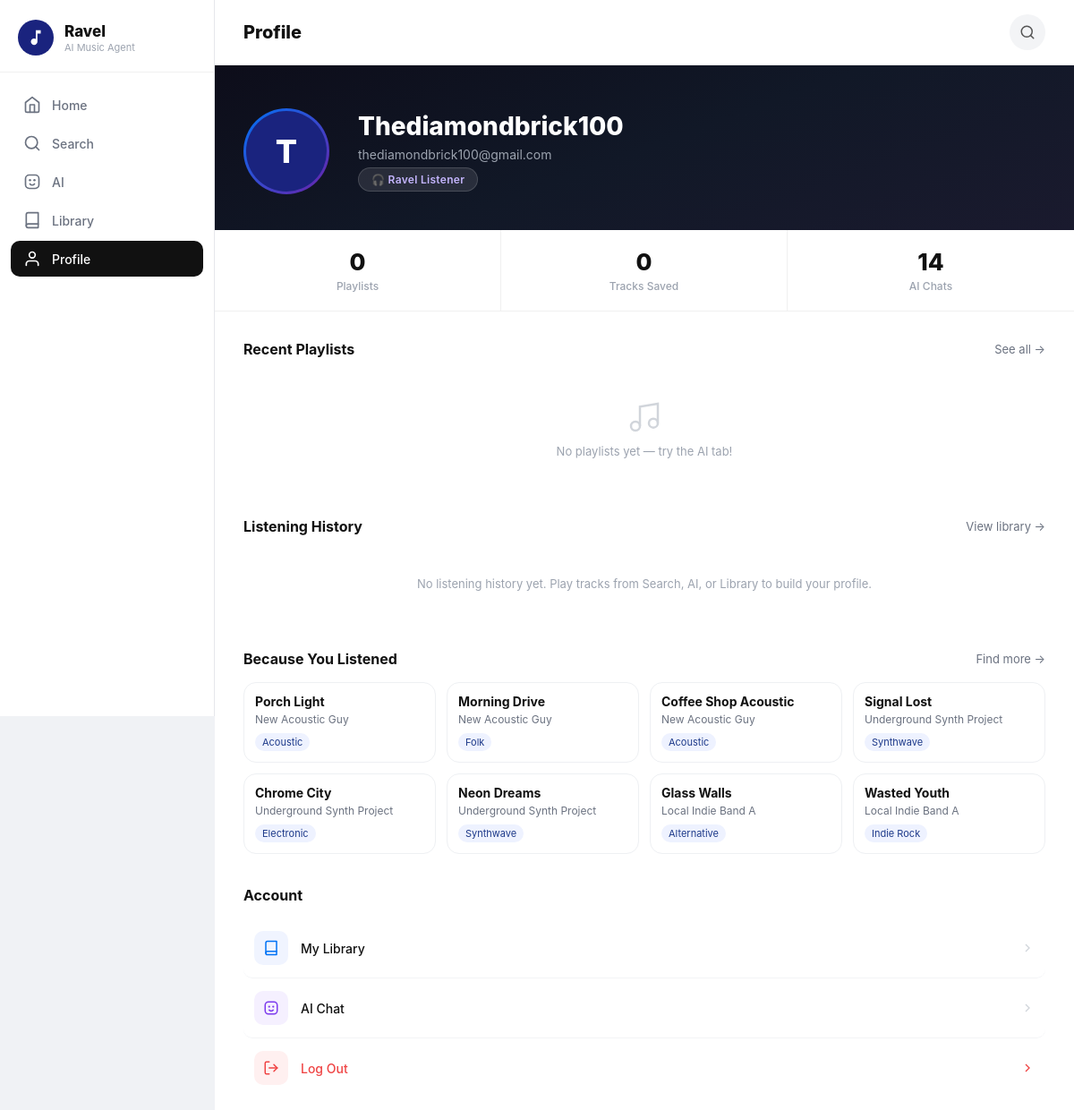
The app's page /profile (signed in), older data.
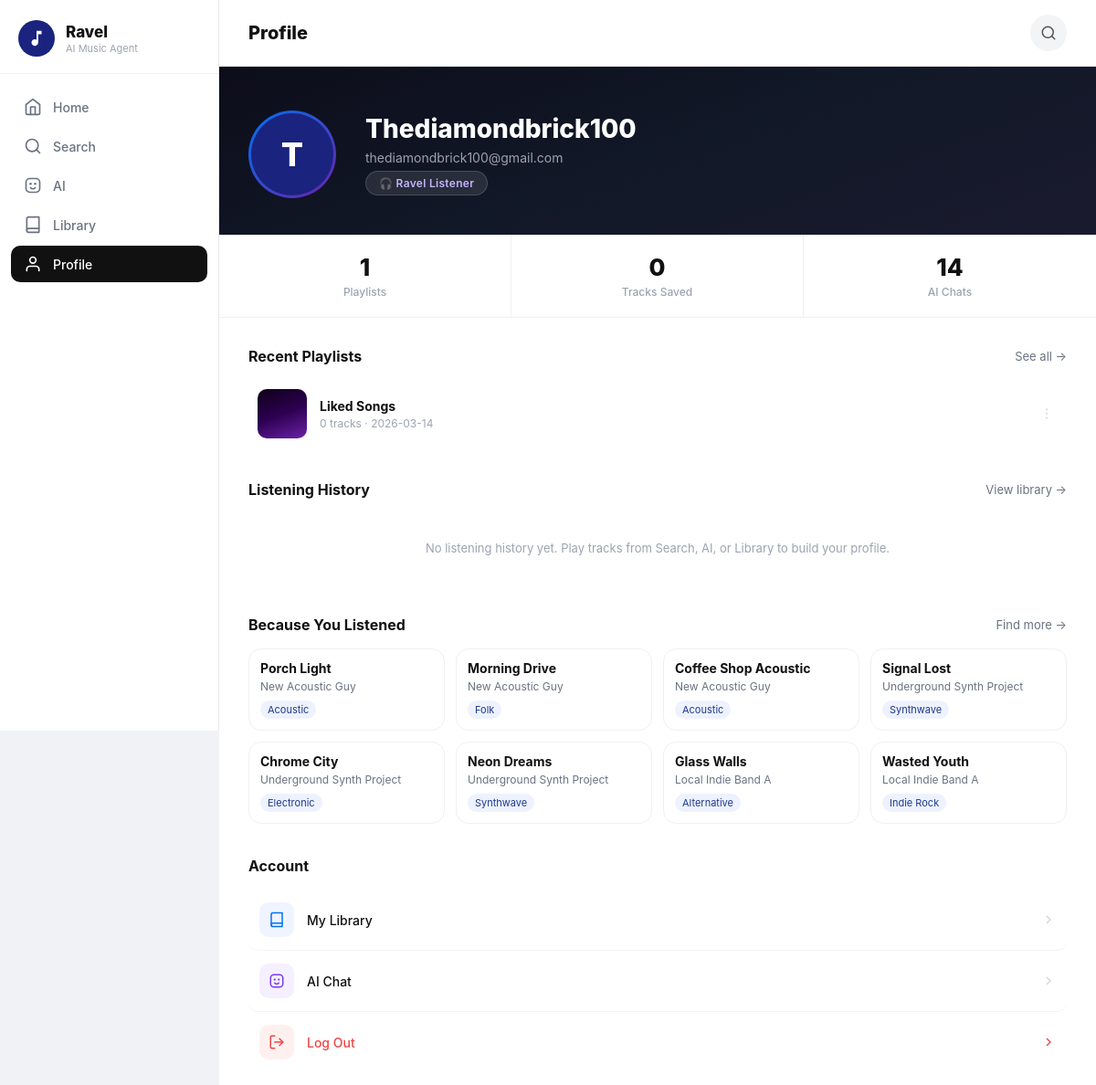
The same page, newer data.
### tables this page shows
CREATE TABLE User (
        UserID INTEGER PRIMARY KEY AUTOINCREMENT,
        Email TEXT UNIQUE NOT NULL,
        Password TEXT NOT NULL,
        UserType TEXT
    );

CREATE TABLE Track (
        TrackID INTEGER PRIMARY KEY AUTOINCREMENT,
        ArtistID INTEGER,
        Title TEXT NOT NULL,
        Genre TEXT,
        PlayCount INTEGER,
        FOREIGN KEY (ArtistID) REFERENCES Artist(ArtistID)
    );

CREATE TABLE Artist (
        ArtistID INTEGER PRIMARY KEY AUTOINCREMENT,
        Name TEXT NOT NULL,
        StreamCount INTEGER,
        IsUnderrepresented BOOLEAN
    );

CREATE TABLE Playlist (
        PlaylistID INTEGER PRIMARY KEY AUTOINCREMENT,
        UserID INTEGER,
        GeneratedTitle TEXT,
        DateCreated DATETIME DEFAULT CURRENT_TIMESTAMP,
        FOREIGN KEY (UserID) REFERENCES User(UserID)
    );

### app.py (the view, shortened to what this page needs)
@app.route('/profile')
def profile():
    if 'user_id' not in session:
        return redirect(url_for('login'))
    conn = get_db_connection()
    user = conn.execute('SELECT * FROM User WHERE UserID = ?', (session['user_id'],)).fetchone()
    playlists_data = conn.execute(
        'SELECT * FROM Playlist WHERE UserID = ? ORDER BY DateCreated DESC',
        (session['user_id'],)
    ).fetchall()
    ai_count = conn.execute(
        'SELECT COUNT(*) as cnt FROM AI_Interaction WHERE UserID = ?',
        (session['user_id'],)
    ).fetchone()['cnt']
    recent_listens_rows = conn.execute('''
        SELECT Track.TrackID as track_id, Track.Title as title, Track.Genre as genre,
               Artist.Name as artist, ListenHistory.ListenedAt as listened_at
        FROM ListenHistory
        JOIN Track ON ListenHistory.TrackID = Track.TrackID
        JOIN Artist ON Track.ArtistID = Artist.ArtistID
        WHERE ListenHistory.UserID = ?
        ORDER BY ListenHistory.ListenedAt DESC
        LIMIT 12
    ''', (session['user_id'],)).fetchall()
    top_genres_rows = conn.execute('''
        SELECT Genre, COUNT(*) as cnt
        FROM ListenHistory
        WHERE UserID = ? AND Genre != ''
        GROUP BY Genre
        ORDER BY cnt DESC
        LIMIT 3
    ''', (session['user_id'],)).fetchall()
    top_genres = [r['Genre'] for r in top_genres_rows]
    suggestions_rows = []
    if not suggestions_rows:
        suggestions_rows = conn.execute('''
            SELECT Track.TrackID as track_id, Track.Title as title, Track.Genre as genre,
                   Artist.Name as artist, Artist.IsUnderrepresented as underrep,
                   Artist.StreamCount as stream_count
            FROM Track
            JOIN Artist ON Track.ArtistID = Artist.ArtistID
            ORDER BY Artist.IsUnderrepresented DESC, Artist.StreamCount ASC, Track.PlayCount ASC
            LIMIT 8
        ''').fetchall()
    playlists = []
    total_tracks = 0
    for p in playlists_data:
        tracks = conn.execute('''
            SELECT Track.Title, Artist.Name
            FROM Contains
            JOIN Track ON Contains.TrackID = Track.TrackID
            JOIN Artist ON Track.ArtistID = Artist.ArtistID
            WHERE Contains.PlaylistID = ?
        ''', (p['PlaylistID'],)).fetchall()
        total_tracks += len(tracks)
        playlists.append({
            'title': p['GeneratedTitle'],
            'date': p['DateCreated'][:10] if p['DateCreated'] else '',
            'track_count': len(tracks)
        })
    notifications = build_user_notifications(conn, session['user_id'])
    conn.close()
    username = user['Email'].split('@')[0].capitalize() if user else 'User'
    email = user['Email'] if user else ''
    user_type = user['UserType'] if user else 'Listener'
    return render_template('profile.html',
        username=username,
        email=email,
        playlist_count=len(playlists),
        total_tracks=total_tracks,
        ai_count=ai_count,
        playlists=playlists,
        user_type=user_type,
        recent_listens=[dict(r) for r in recent_listens_rows],
        suggestions=[dict(r) for r in suggestions_rows],
        top_genres=top_genres,
        notifications=notifications
    )

### app.py (called while the page is built)
def get_db_connection():
    conn = sqlite3.connect('ravel_database.db')
    conn.row_factory = sqlite3.Row
    return conn

def build_user_notifications(conn, user_id):
    rows = conn.execute('''
        SELECT NotificationID, Message, IsRead, CreatedAt
        FROM Notification
        WHERE UserID = ?
        ORDER BY CreatedAt DESC, NotificationID DESC
        LIMIT 5
    ''', (user_id,)).fetchall()
    return [
        {
            'id': row['NotificationID'],
            'text': row['Message'],
            'time': _fmt_relative_time(row['CreatedAt']),
            'read': bool(row['IsRead'])
        }
        for row in rows
    ]

### templates/profile.html (shortened to what this page needs)
﻿<!DOCTYPE html>
<html lang="en">
<head>
</head>
<body>
<div class="sidebar">
    <div class="sidebar-logo">
        <div class="logo-circle">
            <svg width="22" height="22" viewBox="0 0 24 24" fill="white"><path d="M12 3v10.55c-.59-.34-1.27-.55-2-.55-2.21 0-4 1.79-4 4s1.79 4 4 4 4-1.79 4-4V7h4V3h-6z"/></svg>
        </div>
        <div class="sidebar-brand"><h2>Ravel</h2><p>AI Music Agent</p></div>
    </div>
    <nav class="sidebar-nav">
        <a href="/dashboard" class="nav-link">
            <svg viewBox="0 0 24 24" fill="none" stroke="currentColor" stroke-width="2" stroke-linecap="round" stroke-linejoin="round"><path d="M3 9l9-7 9 7v11a2 2 0 0 1-2 2H5a2 2 0 0 1-2-2z"/><polyline points="9 22 9 12 15 12 15 22"/></svg>Home
        </a>
        <a href="/search" class="nav-link">
            <svg viewBox="0 0 24 24" fill="none" stroke="currentColor" stroke-width="2" stroke-linecap="round" stroke-linejoin="round"><circle cx="11" cy="11" r="8"/><line x1="21" y1="21" x2="16.65" y2="16.65"/></svg>Search
        </a>
        <a href="/ai" class="nav-link">
            AI
        </a>
        <a href="/library" class="nav-link">
            <svg viewBox="0 0 24 24" fill="none" stroke="currentColor" stroke-width="2" stroke-linecap="round" stroke-linejoin="round"><path d="M4 19.5A2.5 2.5 0 0 1 6.5 17H20"/><path d="M6.5 2H20v20H6.5A2.5 2.5 0 0 1 4 19.5v-15A2.5 2.5 0 0 1 6.5 2z"/></svg>Library
        </a>
        <a href="/profile" class="nav-link active">
            <svg viewBox="0 0 24 24" fill="none" stroke="currentColor" stroke-width="2" stroke-linecap="round" stroke-linejoin="round"><path d="M20 21v-2a4 4 0 0 0-4-4H8a4 4 0 0 0-4 4v2"/><circle cx="12" cy="7" r="4"/></svg>Profile
        </a>
    </nav>
</div>
<div class="main-content">
    <div class="top-bar">
        <span class="top-bar-title">Profile</span>
        <div class="top-bar-right">
            <button class="icon-btn" onclick="window.location.href='/search'" aria-label="Search">
                <svg width="18" height="18" viewBox="0 0 24 24" fill="none" stroke="#555" stroke-width="2" stroke-linecap="round" stroke-linejoin="round"><circle cx="11" cy="11" r="8"/><line x1="21" y1="21" x2="16.65" y2="16.65"/></svg>
            </button>
        </div>
    </div>
    <div class="hero">
        <div class="avatar-ring">
            <div class="avatar-inner">{{ username[0] | upper }}</div>
        </div>
        <div class="hero-info">
            <div class="hero-name">{{ username }}</div>
            <div class="hero-email">{{ email }}</div>
            <div class="hero-badge">{% if user_type == 'Musician' %}🎸 Musician{% else %}🎧 Ravel Listener{% endif %}</div>
        </div>
    </div>
    <div class="stats-row">
        <div class="stat-cell"><span class="stat-value">{{ playlist_count }}</span><span class="stat-label">Playlists</span></div>
        <div class="stat-cell"><span class="stat-value">{{ total_tracks }}</span><span class="stat-label">Tracks Saved</span></div>
        <div class="stat-cell"><span class="stat-value">{{ ai_count }}</span><span class="stat-label">AI Chats</span></div>
    </div>
    <div class="content-area">
        <div class="section">
            <div class="section-header">
                <span class="section-title">Recent Playlists</span>
                <a class="see-all" href="/library">See all &rarr;</a>
            </div>
            {% if playlists %}
            <div class="playlist-list">
                {% for pl in playlists[:4] %}
                <div class="playlist-row" onclick="window.location.href='/library'">
                    <div class="pl-thumb" style="background:linear-gradient(160deg,
                        {% if loop.index % 5 == 1 %}#0d0019 0%,#2d0050 50%,#6b21a8 100%
                        {% elif loop.index % 5 == 2 %}#0c1a2e 0%,#1e3a5f 50%,#4a8fc1 100%
                        {% elif loop.index % 5 == 3 %}#1a1810 0%,#2e2416 50%,#3a2e1c 100%
                        {% elif loop.index % 5 == 4 %}#0f0f0f 0%,#1c1c1c 50%,#2a2219 100%
                        {% else %}#1a1a2e 0%,#16213e 50%,#0f3460 100%{% endif %});"></div>
                    <div class="pl-info">
                        <div class="pl-title">{{ pl.title }}</div>
                        <div class="pl-meta">{{ pl.track_count }} tracks &middot; {{ pl.date }}</div>
                    </div>
                    <button class="pl-more" aria-label="More">
                        <svg width="16" height="16" viewBox="0 0 24 24" fill="currentColor"><circle cx="12" cy="5" r="1.5"/><circle cx="12" cy="12" r="1.5"/><circle cx="12" cy="19" r="1.5"/></svg>
                    </button>
                </div>
                {% endfor %}
            </div>
            {% else %}
            <div class="empty-playlists">
                <svg width="40" height="40" viewBox="0 0 24 24" fill="none" stroke="#d1d5db" stroke-width="1.5" style="display:block;margin:0 auto 10px;"><path d="M9 18V5l12-2v13"/><circle cx="6" cy="18" r="3"/><circle cx="18" cy="16" r="3"/></svg>
                No playlists yet &mdash; try the AI tab!
            </div>
            {% endif %}
        </div>
        <div class="section">
            <div class="section-header">
                <span class="section-title">Listening History</span>
                <a class="see-all" href="/library">View library &rarr;</a>
            </div>
            {% if recent_listens %}
            <div class="history-list">
                {% for item in recent_listens[:8] %}
                <div class="history-row">
                    <div class="history-dot">♪</div>
                    <div class="history-info">
                        <div class="history-title">{{ item.title }}</div>
                        <div class="history-meta">{{ item.artist }} &middot; {{ item.genre or 'Unknown genre' }} &middot; {{ item.listened_at[:16] if item.listened_at else '' }}</div>
                    </div>
                </div>
                {% endfor %}
            </div>
            {% else %}
            <div class="empty-playlists">No listening history yet. Play tracks from Search, AI, or Library to build your profile.</div>
            {% endif %}
        </div>
        <div class="section">
            <div class="section-header">
                <span class="section-title">Because You Listened{% if top_genres %}: {{ top_genres | join(', ') }}{% endif %}</span>
                <a class="see-all" href="/search">Find more &rarr;</a>
            </div>
            {% if suggestions %}
            <div class="sugg-grid">
                {% for s in suggestions[:8] %}
                <div class="sugg-card js-sugg-card" data-track-id="{{ s.track_id }}" data-title="{{ s.title | e }}" data-artist="{{ s.artist | e }}" data-genre="{{ (s.genre or '') | e }}">
                    <div class="sugg-title">{{ s.title }}</div>
                    <div class="sugg-meta">{{ s.artist }}</div>
                    <span class="genre-chip">{{ s.genre or 'Unknown' }}</span>
                </div>
                {% endfor %}
            </div>
            {% else %}
            <div class="empty-playlists">No track suggestions yet. Start listening to get personalized recommendations.</div>
            {% endif %}
        </div>
        <div class="section">
            <div class="section-header"><span class="section-title">Account</span></div>
            <div class="actions-list">
                <div class="action-row" onclick="window.location.href='/library'">
                    <div class="action-icon" style="background:#f0f4ff;">
                        <svg width="18" height="18" viewBox="0 0 24 24" fill="none" stroke="#0072f5" stroke-width="2" stroke-linecap="round" stroke-linejoin="round"><path d="M4 19.5A2.5 2.5 0 0 1 6.5 17H20"/><path d="M6.5 2H20v20H6.5A2.5 2.5 0 0 1 4 19.5v-15A2.5 2.5 0 0 1 6.5 2z"/></svg>
                    </div>
                    <span class="action-label">My Library</span>
                    <svg class="action-chevron" width="16" height="16" viewBox="0 0 24 24" fill="none" stroke="currentColor" stroke-width="2"><polyline points="9 18 15 12 9 6"/></svg>
                </div>
                <div class="action-row" onclick="window.location.href='/ai'">
                    <div class="action-icon" style="background:#f5f0ff;">
                    </div>
                    <span class="action-label">AI Chat</span>
                    <svg class="action-chevron" width="16" height="16" viewBox="0 0 24 24" fill="none" stroke="currentColor" stroke-width="2"><polyline points="9 18 15 12 9 6"/></svg>
                </div>
                <div class="action-row" onclick="window.location.href='/logout'">
                    <div class="action-icon" style="background:#fff0f0;">
                        <svg width="18" height="18" viewBox="0 0 24 24" fill="none" stroke="#ef4444" stroke-width="2" stroke-linecap="round" stroke-linejoin="round"><path d="M9 21H5a2 2 0 0 1-2-2V5a2 2 0 0 1 2-2h4"/><polyline points="16 17 21 12 16 7"/><line x1="21" y1="12" x2="9" y2="12"/></svg>
                    </div>
                    <span class="action-label danger">Log Out</span>
                    <svg class="action-chevron" width="16" height="16" viewBox="0 0 24 24" fill="none" stroke="#ef4444" stroke-width="2"><polyline points="9 18 15 12 9 6"/></svg>
                </div>
            </div>
        </div>
    </div>
</div>
</body>
</html>

Row changes from the older to the newer data that the page shows:
added Playlist: title "Liked Songs", track_count "0", date "2026-03-14"
Text that changed along with them:
{{ playlist_count }}: "0" → "1"
text no longer shown: "No playlists yet — try the AI tab!"
